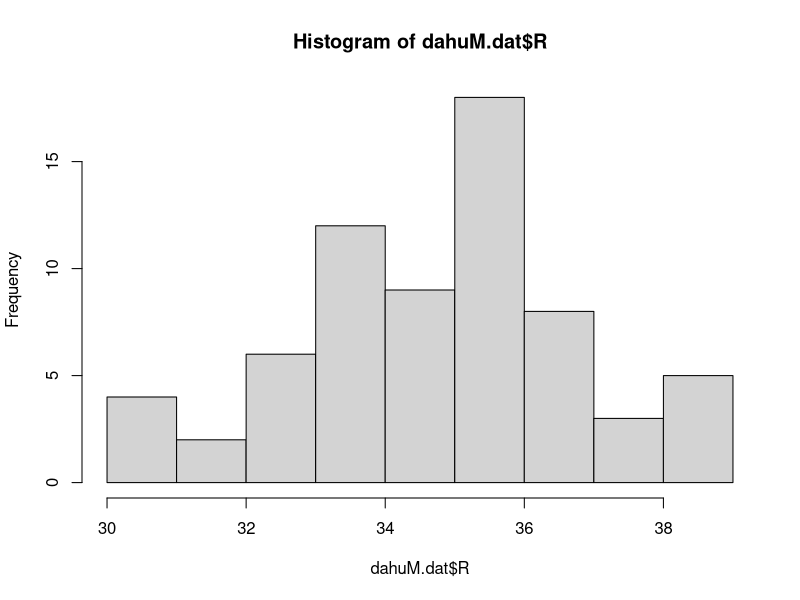
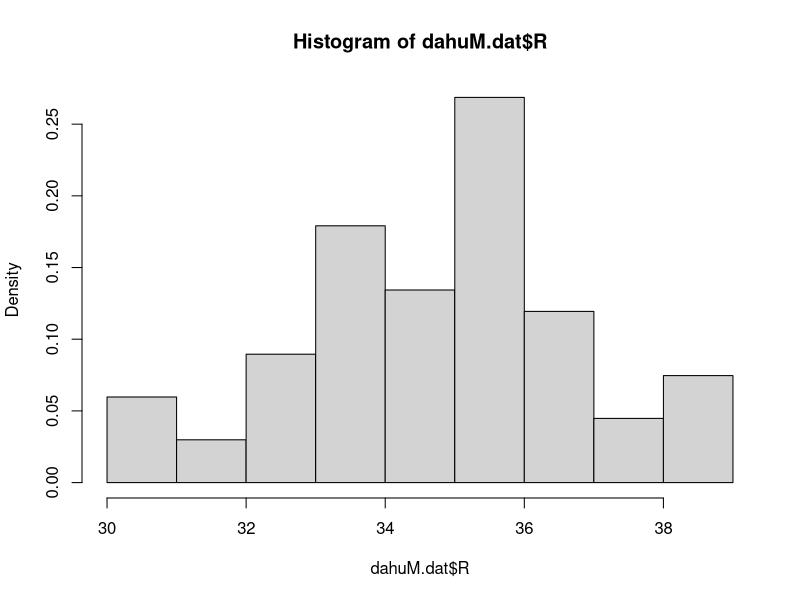
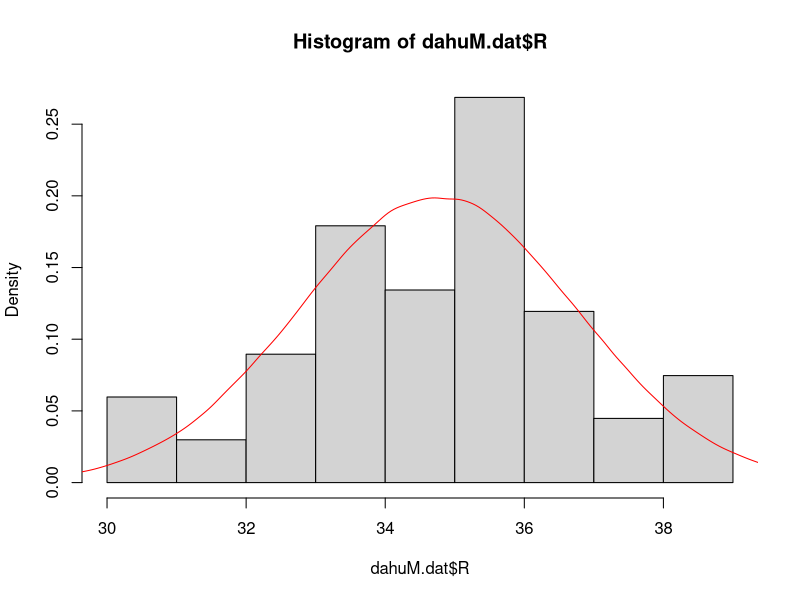
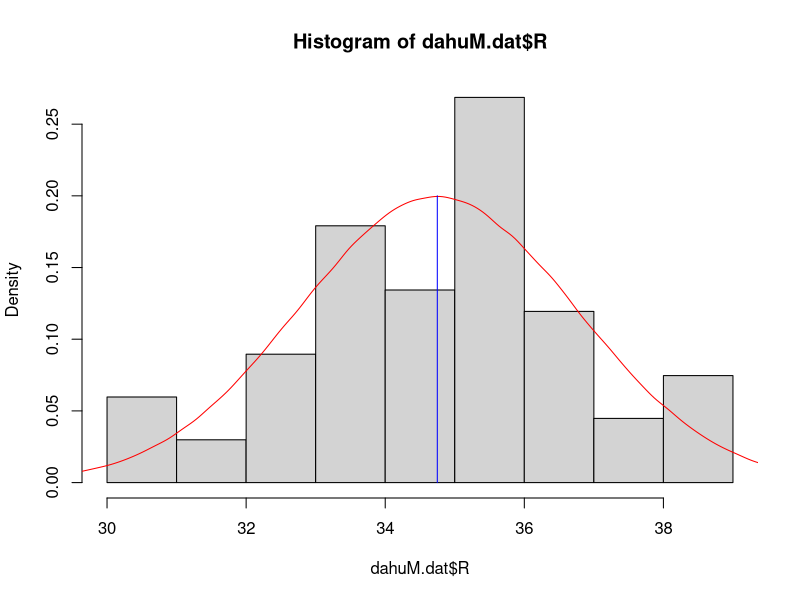
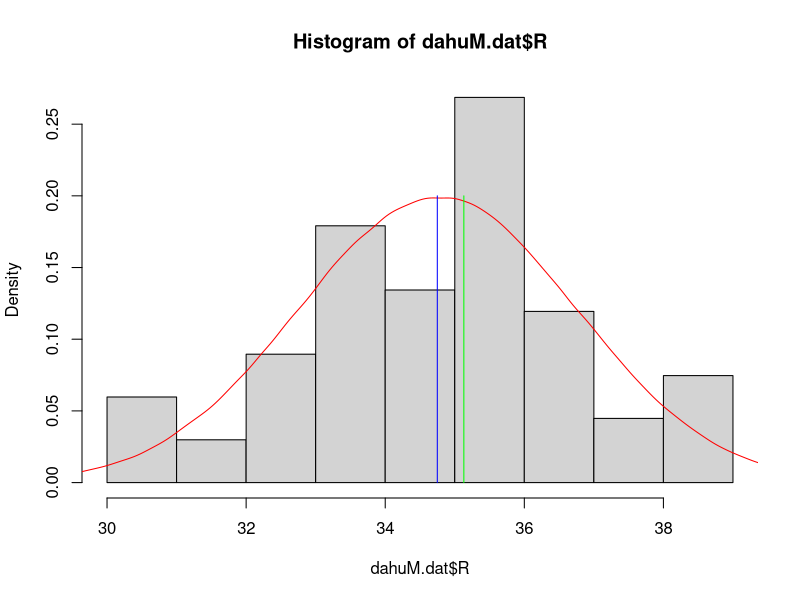
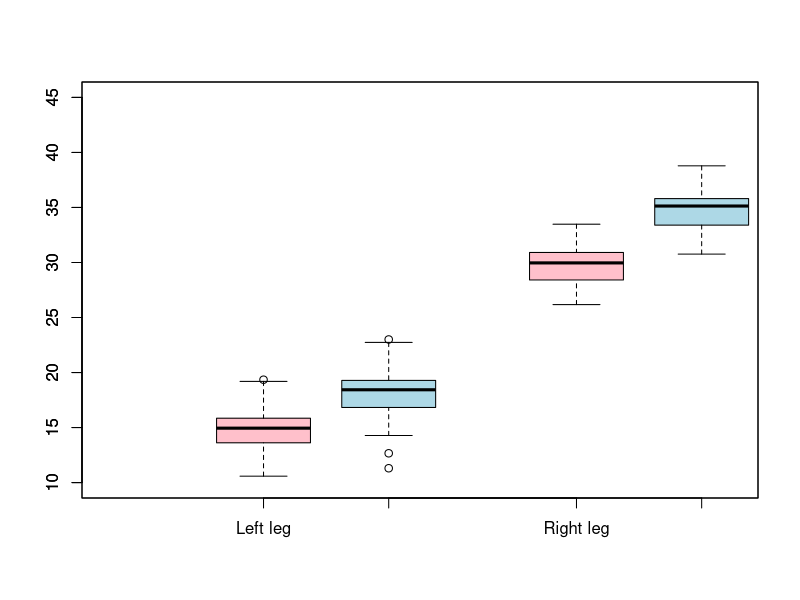
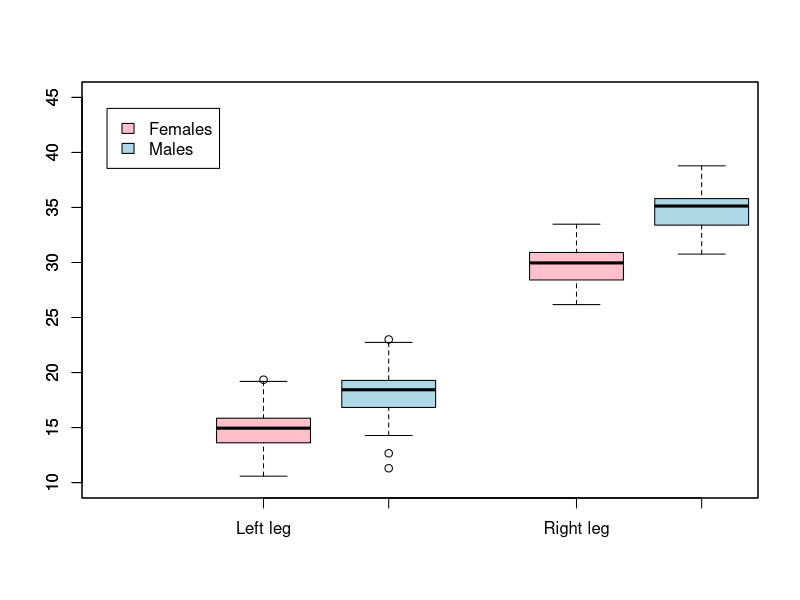

These charts were generated, in order, by the following R code:
## ---- chunk 1
dahu.dat<-read.csv("dahu.csv")
dahuM.dat<-subset(dahu.dat,Sex==1)
dahuF.dat<-subset(dahu.dat,Sex==0)
## ---- chunk 2
meanMR<-sum(dahuM.dat$R)/length(dahuM.dat$R)
## ---- chunk 3
meanMR
## ---- chunk 4
mean(dahuM.dat$R)
## ---- chunk 5
dahuM.dat<-dahuM.dat[order(dahuM.dat$R),]
## ---- chunk 6
length(dahuM.dat$R)/2
## ---- chunk 7
dahuM.dat$R[34]
## ---- chunk 8
median(dahuM.dat$R)
## ---- chunk 9
hist(dahuM.dat$R)
## ---- chunk 10
hist(dahuM.dat$R,prob=T)
## ---- chunk 11
hist(dahuM.dat$R,prob=T)
lines(density(rnorm(1000000,mean(dahuM.dat$R),sd(dahuM.dat$R))),col="red")
## ---- chunk 12
hist(dahuM.dat$R,prob=T)
lines(density(rnorm(1000000,mean(dahuM.dat$R),sd(dahuM.dat$R))),col="red")
segments(mean(dahuM.dat$R),0,mean(dahuM.dat$R),0.2,col="blue")
## ---- chunk 13
hist(dahuM.dat$R,prob=T)
lines(density(rnorm(1000000,mean(dahuM.dat$R),sd(dahuM.dat$R))),col="red")
segments(mean(dahuM.dat$R),0,mean(dahuM.dat$R),0.2,col="blue")
segments(median(dahuM.dat$R),0,median(dahuM.dat$R),0.2,col="green")
## ---- chunk 14
x <- c(1,2,2,2,3,4,5,6,7,8,9)
## ---- chunk 15
temp <- table(as.vector(x))
## ---- chunk 16
names(temp)[temp == max(temp)]
## ---- chunk 17
library(modeest)
mlv(dahuM.dat$R,method="mfv")
## ---- chunk 18
range(dahuM.dat$R)
## ---- chunk 19
quantile(dahuM.dat$R)
## ---- chunk 20
median(dahuM.dat$R)
## ---- chunk 21
quantile(dahuM.dat$R)
## ---- chunk 22
boxplot(dahuF.dat$L,dahuF.dat$R,ylim=c(10,45), 
        boxwex = 0.30, at = 1:2 - 0.2,
         names=c("Left leg","Right leg"), 
         col="pink")
boxplot(dahuM.dat$L,dahuM.dat$R, ylim=c(10,45),
        boxwex = 0.30, at = 1:2 + 0.2, add=T, 
        col="lightblue")
## ---- chunk 23
boxplot(dahuF.dat$L,dahuF.dat$R,ylim=c(10,45), 
        boxwex = 0.30, at = 1:2 - 0.2,
         names=c("Left leg","Right leg"), 
         col="pink")
boxplot(dahuM.dat$L,dahuM.dat$R, ylim=c(10,45),
        boxwex = 0.30, at = 1:2 + 0.2, add=T, 
        col="lightblue")
legend(0.3,44, c("Females","Males"),fill = c("pink", "lightblue"))
